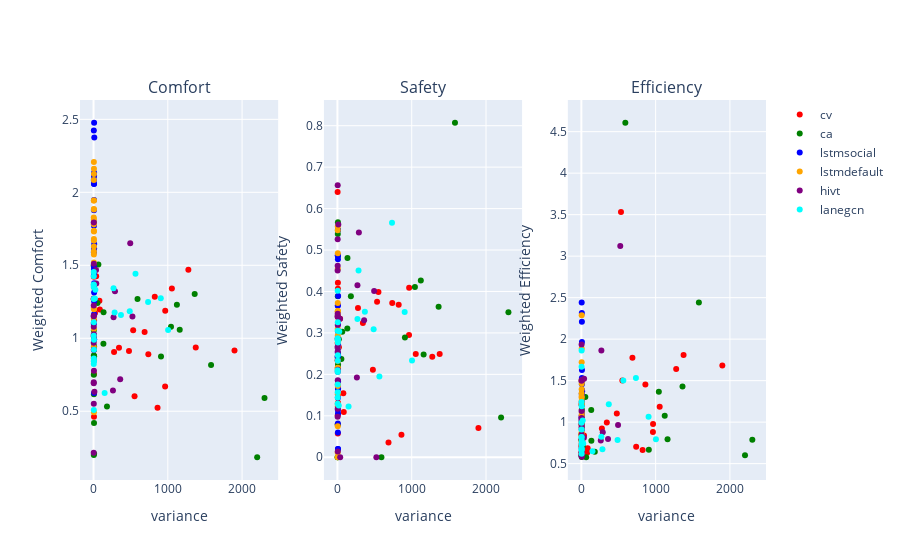

Source (notebook cell):
### Code cell
scatter_plot_multi_pred_3_metric(prediction_performance_map, driving_performance_map, 
                methods_to_plot =  [ 'cv', 'ca', 'lstmsocial', 'lstmdefault', 'hivt', 'lanegcn'], prediction_metric = 'variance')
